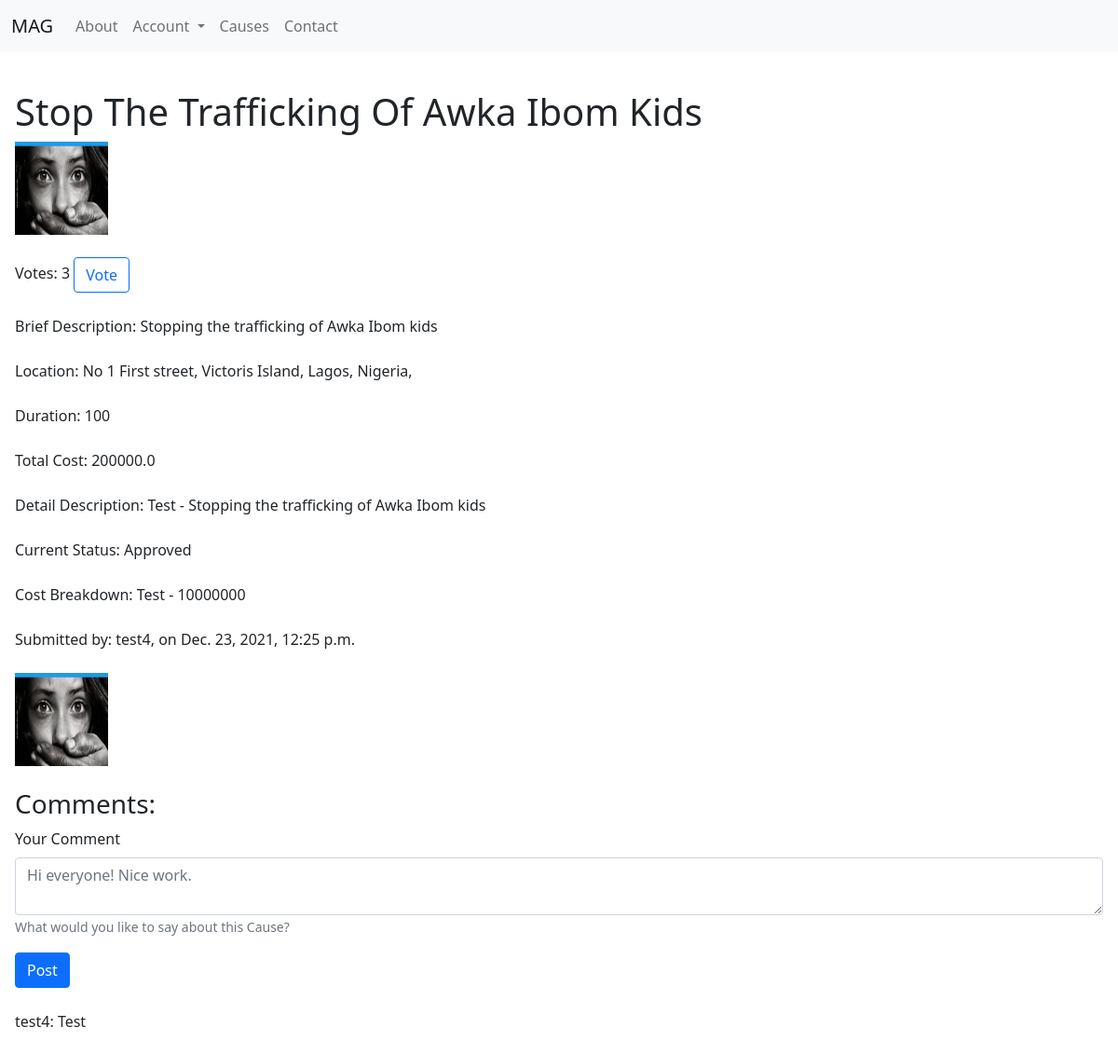
The app's page /causes/stop-the-trafficking-of-awka-ibom-kids/ (signed in) with its own data.
### main/models.py (models this page shows)
class Cause(models.Model):
    name = models.CharField(max_length=128)
    category = models.CharField(max_length=32)
    brief_description = models.CharField(max_length=225)
    country = models.CharField(max_length=32)
    state = models.CharField(max_length=32)
    city = models.CharField(max_length=32)
    address = models.CharField(max_length=255, blank=True)
    duration = models.IntegerField(default=0)
    detail_description = models.TextField()
    cost = models.FloatField()
    cost_breakdown = models.TextField()
    expiration = models.IntegerField(blank=True, null=True)
    investigated = models.BooleanField(default=False)
    investigator = models.ForeignKey(settings.AUTH_USER_MODEL, blank=True, on_delete=models.SET_NULL, null=True, related_name = 'investigator')
    investigation_note = models.CharField(blank=True, max_length=255)
    approved = models.BooleanField(default=False)
    approver = models.ForeignKey(settings.AUTH_USER_MODEL, blank=True, on_delete=models.SET_NULL, null=True, related_name = 'approver')
    approved_date = models.DateTimeField(blank=True, null=True)
    creator = models.ForeignKey(settings.AUTH_USER_MODEL, on_delete=models.SET_NULL, null=True)
    backers = models.ManyToManyField(settings.AUTH_USER_MODEL, blank=True, related_name = 'backers')
    voters = models.ManyToManyField(settings.AUTH_USER_MODEL, blank=True, related_name = 'voters')
    votes = models.IntegerField(blank=True, default=0)
    completed = models.BooleanField(default=False)
    closed = models.BooleanField(default=False)
    closed_note = models.TextField(blank=True)
    closer = models.ForeignKey(settings.AUTH_USER_MODEL, blank=True, on_delete=models.SET_NULL, null=True, related_name = 'closer')
    closed_date = models.DateTimeField(blank=True, null=True)
    supervisor = models.ForeignKey(settings.AUTH_USER_MODEL, blank=True, on_delete=models.SET_NULL, null=True, related_name = 'supervisor')
    coordinator = models.ForeignKey(settings.AUTH_USER_MODEL, blank=True, on_delete=models.SET_NULL, null=True, related_name = 'coordinator')
    volunteers = models.ManyToManyField(settings.AUTH_USER_MODEL, blank=True, related_name = 'volunteers')
    status = models.CharField(max_length=32)
    date_added = models.DateTimeField(auto_now_add=True)
    slug = models.SlugField(max_length=128)

class Cause_file(models.Model):
    cause = models.ForeignKey(Cause, on_delete=models.CASCADE)
    file_type = models.CharField(max_length=32, null=True, blank=True)
    file_purpose = models.CharField(max_length=32, null=True, blank=True)
    file_description = models.CharField(max_length=255)
    date_added = models.DateTimeField(auto_now_add=True)
    file_upload = models.FileField(upload_to=cause_directory_path)

class User(AbstractUser):
    phone = models.CharField(max_length=11, blank=True, null=True)
    gender = models.CharField(max_length=8, blank=True, null=True)
    birthday = models.DateField(null=True, blank=True)
    bio = models.TextField(max_length=500, blank=True, null=True)
    address = models.CharField(max_length=255, blank=True, null=True)
    city = models.CharField(max_length=32, blank=True, null=True)
    lga = models.CharField(max_length=32, blank=True, null=True)
    state = models.CharField(max_length=32, blank=True, null=True)
    country = models.CharField(max_length=32, blank=True, null=True)
    occupation = models.CharField(max_length=64, blank=True, null=True)
    linkedin = models.URLField(blank=True, null=True)
    followers = models.ManyToManyField(settings.AUTH_USER_MODEL, related_name = 'user_followers', blank=True)
    following = models.ManyToManyField(settings.AUTH_USER_MODEL, related_name = 'user_following', blank=True)
    profile_pic = models.ImageField(blank=True, null=True, upload_to="main/users/profile-pics")
    total_contribution = models.FloatField(default=0.0)
    monthly_donation = models.BooleanField(default=False)
    monthly_vote = models.BooleanField(default=False)
    rank = models.CharField(max_length=32, blank=True, null=True)

class Comment(models.Model):
    cause = models.ForeignKey(Cause, on_delete=models.CASCADE)
    date_added = models.DateTimeField(auto_now_add=True)
    user = models.ForeignKey(settings.AUTH_USER_MODEL, on_delete=models.CASCADE, related_name = 'user', null=True)
    comment = models.CharField(max_length=256)

### main/views.py (the view)
# urls.py: path("causes/<slug>/", views.cause, name="cause"),
def cause(request, slug):
    try:
        cause = Cause.objects.get(slug=slug)
        backers = User.objects.filter(backers__id=cause.id)
        cause_files = Cause_file.objects.filter(cause=cause)
        comments = Comment.objects.filter(cause=cause).order_by('-date_added')
        volunteers = User.objects.filter(volunteers__id=cause.id)
        voters = User.objects.filter(voters__id=cause.id)
        context = {
            'backers': backers,
            'cause': cause,
            'cause_files': cause_files,
            'comments': comments,
            'volunteers': volunteers,
            'voters': voters
        }
        return render(request, "main/cause.html", context)
    except ObjectDoesNotExist:
        messages.info(request, f"{slug} does not exist as a Cause")
        return redirect("causes")

### main/templates/main/cause.html (shortened to what this page needs)
{% extends "main/layout.html" %}
{% block body %}
    <main id="cause-page">
        <h1>
            {{ cause.name }}
        </h1>
        {% if cause_files %}
            {% for cause_file in cause_files %}
                {% if cause_file.file_type == "Image" and cause_file.file_purpose == "Profile Picture" %}
                <div>
                    <img src="{{ cause_file.file_upload.url }}" alt="{{ cause.name }}" height="100rem" width="100rem">
                </div>
                <br>
                {% endif %}
            {% endfor %}
        {% endif %}
        <span>
        {% if cause.status != "Awaiting Approval" %}
            <div>
                Votes: <span id="vote-count">{{ voters|length }}</span>
                <span>
                    {% if user.is_authenticated and request.user.monthly_donation == True %}
                        <button class="btn btn-outline-primary" id="vote">
                        {% if user in voters %}
                            Unvote
                        {% else %}
                            Vote
                        {% endif %}
                        </button>
                    {% endif %}
                </span>
            </div>
            <br>
        {% endif %}
        </span>
        <div>
            Brief Description: {{ cause.brief_description }}
        </div>
        <br>
        <div>
            Location:
            {% if cause.address %}
                {{cause.address}},
            {% endif %}
            {{ cause.city }}, {{ cause.state }}, {{ cause.country }},
        </div>
        <br>
        <div>
            Duration: {{ cause.duration }}
        </div>
        <br>
        <div>
            Total Cost: {{ cause.cost }}
        </div>
        <br>
        <div>
            Detail Description: {{ cause.detail_description }}
        </div>
        <br>
        <div>
            Current Status: {{ cause.status }}
        </div>
        <br>
        <div>
            Cost Breakdown: {{ cause.cost_breakdown }}
        </div>
        <br>
        <div>
            Submitted by: {{ cause.creator }}, on {{ cause.date_added}}
        </div>
        <br>
        {% if cause_files %}
            <div>
            {% for cause_file in cause_files %}
                {% if cause_file.file_type == "Image" %}
                <img src="{{ cause_file.file_upload.url }}" alt="{{ cause.name }}" height="100rem" width="100rem">
                {% endif %}
            {% endfor %}
            </div>
        {% endif %}
        <br>
        <div>
            <h3>
                Comments:
            </h3>
            {% if user.is_authenticated %}
                <form action="#">
                    <div class="mb-3">
                        <label for="comment" class="form-label">
                            Your Comment
                        </label>
                        <textarea class="form-control" id="comment" aria-describedby="commentHelp" name="comment" placeholder="Hi everyone! Nice work." required type="text"></textarea>
                        <small id="commentHelp" class="form-text">
                            What would you like to say about this Cause?
                        </small>
                    </div>
                    <button class="btn btn-primary" id="post-comment" type="button">
                        Post
                    </button>
                </form>
            {% endif %}
            {% if not comments %}
                <br>
                <div id="comments">No comments.</div>
                <br>
                <br>
                <br>
            {% else %}
                <br>
                <div id="comments">
                {% for comment in comments %}
                    <div>
                        <span>{{ comment.user.username }}:</span> <span class="float-right">{{ comment.comment }}</span>
                        <br>
                        <br>
                    </div>
                {% endfor %}
                </div>
            {% endif %}
        </div>
    </main>
{% endblock %}

### records on screen
Cause: name "Stop The Trafficking Of Awka Ibom Kids", brief_description "Stopping the trafficking of Awka Ibom kids", address "No 1 First street", city "Victoris Island", state "Lagos", country "Nigeria", duration "100", cost "200000.0", detail_description "Test - Stopping the trafficking of Awka Ibom kids", status "Approved", cost_breakdown "Test - 10000000", creator "test4", date_added "Dec. 23, 2021, 12:25 p.m."
Cause_file: file_upload (picture)
Comment: user.username "test4", comment "Test"

### other values on screen
{{ voters|length }} "3"
